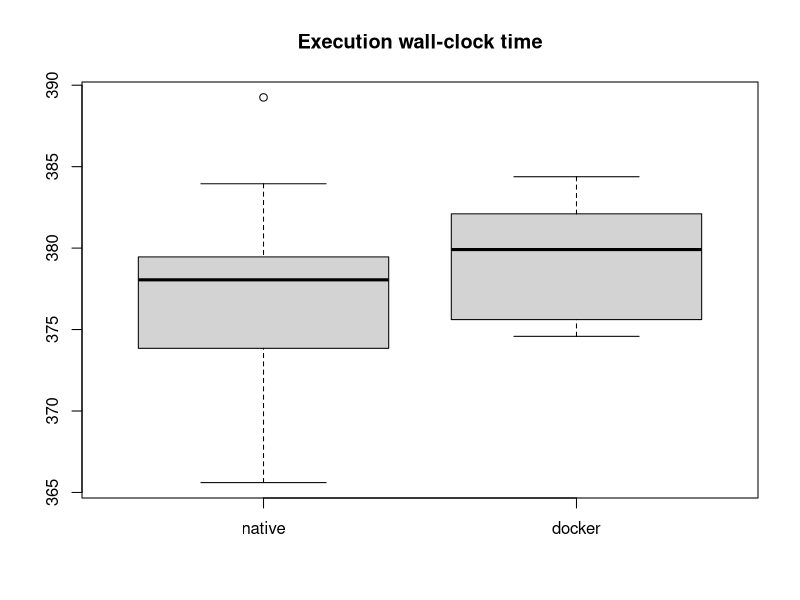
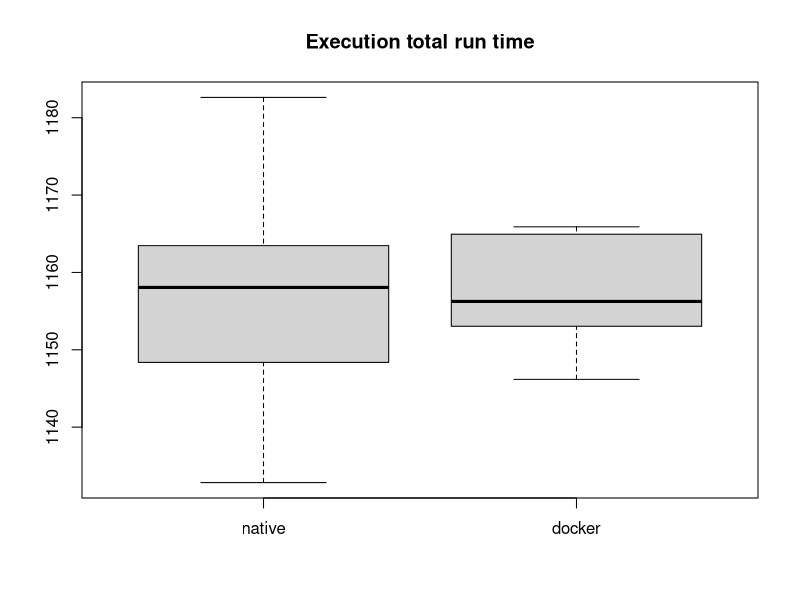
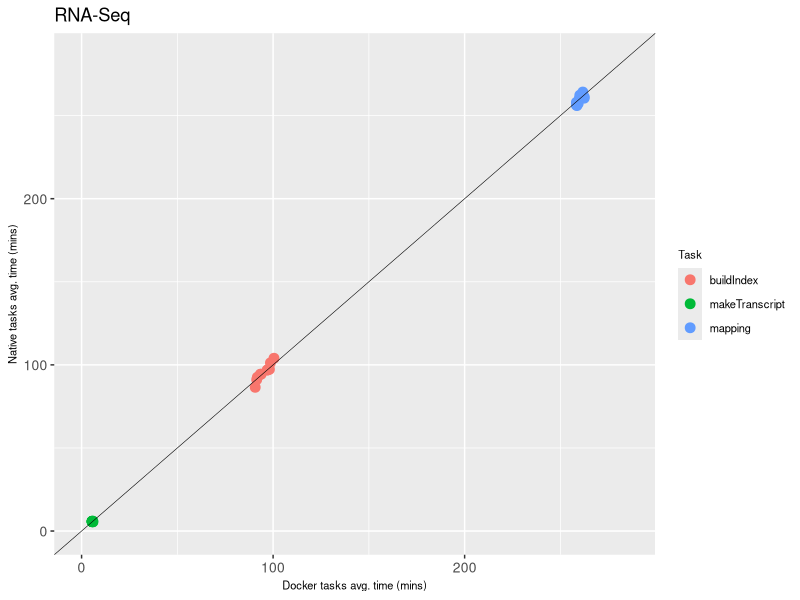

The R script that drew these images, in order:
native <- read.delim("time_native.txt", header=TRUE)
docker <- read.delim("time_docker.txt", header=TRUE)

n_elapsed <- native$delta / 1000 / 60 
d_elapsed <- docker$delta / 1000 / 60 

png(filename = "fig_wall_time.png")
boxplot(n_elapsed, d_elapsed, names = c("native","docker"))
title("Execution wall-clock time")
dev.off()

n_cputime <- native$realtime / 1000 / 60 
d_cputime <- docker$realtime / 1000 / 60 

png(filename = "fig_run_time.png")
boxplot(n_cputime, d_cputime, names = c("native","docker"))
title("Execution total run time")
dev.off()



library(reshape)
library(ggplot2)
library(grid)
NF_stats<-read.csv("plot.csv",header=T)

png(filename = "fig_correlation.png", width = 5, height = 4, units = 'in', res = 300)
melt(NF_stats, measure.vars=c("realtime_docker", "realtime_native")) -> melted.NF_stats
max_axis = max(c(NF_stats[,2], NF_stats[,3]))/1000/60 * 1.08
qplot(x=(realtime_docker/1000)/60, y=(realtime_native/1000)/60, data=NF_stats, main="", color=name, ylab="Native tasks avg. time (mins)", xlab="Docker tasks avg. time (mins)") + geom_point(size = 3) + coord_cartesian(xlim=c(0,max_axis), ylim=c(0,max_axis)) + geom_abline(intercept = 0, size=.2)+ theme(axis.text.x=element_text(size=10), axis.text.y=element_text(size=10), axis.title.y=element_text(size=8), axis.title.x=element_text(size=8),legend.text=element_text(size=8),legend.title=element_text(size=8)) + labs(color = "Task", title='RNA-Seq')
dev.off()
